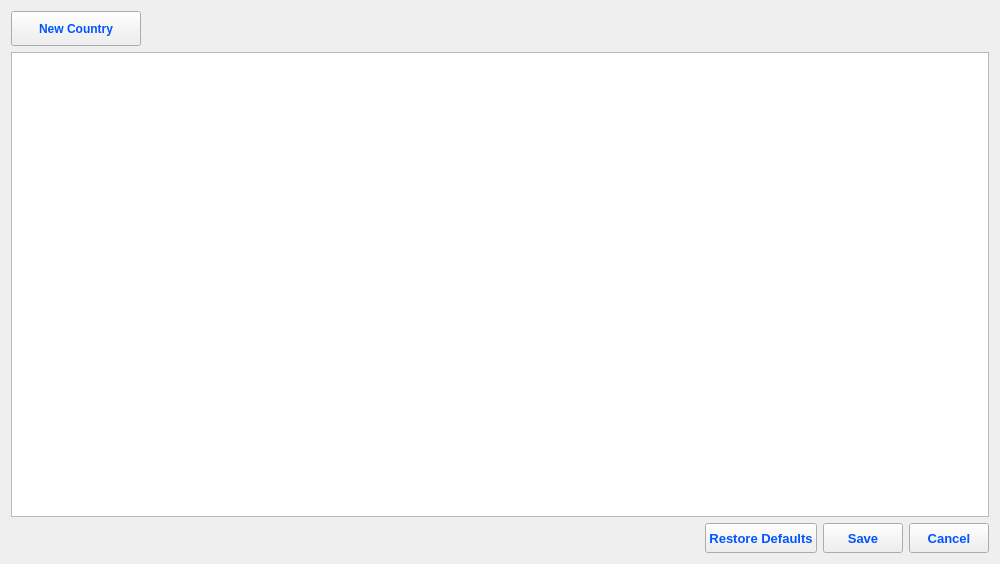
<?xml version="1.0" encoding="UTF-8"?>
<ui version="4.0">
 <class>Currencys</class>
 <widget class="QWidget" name="Currencys">
  <property name="geometry">
   <rect>
    <x>0</x>
    <y>0</y>
    <width>1000</width>
    <height>564</height>
   </rect>
  </property>
  <property name="windowTitle">
   <string> Country</string>
  </property>
  <layout class="QVBoxLayout" name="verticalLayout">
   <item>
    <layout class="QHBoxLayout" name="horizontalLayout_2">
     <item>
      <widget class="QPushButton" name="pushButtonNewContry">
       <property name="minimumSize">
        <size>
         <width>130</width>
         <height>35</height>
        </size>
       </property>
       <property name="palette">
        <palette>
         <active>
          <colorrole role="ButtonText">
           <brush brushstyle="SolidPattern">
            <color alpha="255">
             <red>0</red>
             <green>85</green>
             <blue>255</blue>
            </color>
           </brush>
          </colorrole>
         </active>
         <inactive>
          <colorrole role="ButtonText">
           <brush brushstyle="SolidPattern">
            <color alpha="255">
             <red>0</red>
             <green>85</green>
             <blue>255</blue>
            </color>
           </brush>
          </colorrole>
         </inactive>
         <disabled>
          <colorrole role="ButtonText">
           <brush brushstyle="SolidPattern">
            <color alpha="255">
             <red>120</red>
             <green>120</green>
             <blue>120</blue>
            </color>
           </brush>
          </colorrole>
         </disabled>
        </palette>
       </property>
       <property name="font">
        <font>
         <pointsize>9</pointsize>
         <weight>75</weight>
         <bold>true</bold>
        </font>
       </property>
       <property name="text">
        <string>New Country</string>
       </property>
       <property name="icon">
        <iconset resource="images.qrc">
         <normaloff>:/image/add.png</normaloff>:/image/add.png</iconset>
       </property>
       <property name="iconSize">
        <size>
         <width>30</width>
         <height>30</height>
        </size>
       </property>
      </widget>
     </item>
     <item>
      <spacer name="horizontalSpacer_2">
       <property name="orientation">
        <enum>Qt::Horizontal</enum>
       </property>
       <property name="sizeHint" stdset="0">
        <size>
         <width>40</width>
         <height>20</height>
        </size>
       </property>
      </spacer>
     </item>
    </layout>
   </item>
   <item>
    <widget class="QTableView" name="tableView">
     <property name="minimumSize">
      <size>
       <width>80</width>
       <height>0</height>
      </size>
     </property>
     <property name="palette">
      <palette>
       <active>
        <colorrole role="WindowText">
         <brush brushstyle="SolidPattern">
          <color alpha="255">
           <red>0</red>
           <green>85</green>
           <blue>255</blue>
          </color>
         </brush>
        </colorrole>
        <colorrole role="Text">
         <brush brushstyle="SolidPattern">
          <color alpha="255">
           <red>0</red>
           <green>85</green>
           <blue>255</blue>
          </color>
         </brush>
        </colorrole>
       </active>
       <inactive>
        <colorrole role="WindowText">
         <brush brushstyle="SolidPattern">
          <color alpha="255">
           <red>0</red>
           <green>85</green>
           <blue>255</blue>
          </color>
         </brush>
        </colorrole>
        <colorrole role="Text">
         <brush brushstyle="SolidPattern">
          <color alpha="255">
           <red>0</red>
           <green>85</green>
           <blue>255</blue>
          </color>
         </brush>
        </colorrole>
       </inactive>
       <disabled>
        <colorrole role="WindowText">
         <brush brushstyle="SolidPattern">
          <color alpha="255">
           <red>120</red>
           <green>120</green>
           <blue>120</blue>
          </color>
         </brush>
        </colorrole>
        <colorrole role="Text">
         <brush brushstyle="SolidPattern">
          <color alpha="255">
           <red>120</red>
           <green>120</green>
           <blue>120</blue>
          </color>
         </brush>
        </colorrole>
       </disabled>
      </palette>
     </property>
     <property name="font">
      <font>
       <weight>75</weight>
       <bold>true</bold>
      </font>
     </property>
    </widget>
   </item>
   <item>
    <layout class="QHBoxLayout" name="horizontalLayout">
     <item>
      <widget class="MyLabelWarningTimer" name="label">
       <property name="palette">
        <palette>
         <active>
          <colorrole role="Text">
           <brush brushstyle="SolidPattern">
            <color alpha="255">
             <red>0</red>
             <green>85</green>
             <blue>255</blue>
            </color>
           </brush>
          </colorrole>
          <colorrole role="ButtonText">
           <brush brushstyle="SolidPattern">
            <color alpha="255">
             <red>0</red>
             <green>85</green>
             <blue>255</blue>
            </color>
           </brush>
          </colorrole>
         </active>
         <inactive>
          <colorrole role="Text">
           <brush brushstyle="SolidPattern">
            <color alpha="255">
             <red>0</red>
             <green>85</green>
             <blue>255</blue>
            </color>
           </brush>
          </colorrole>
          <colorrole role="ButtonText">
           <brush brushstyle="SolidPattern">
            <color alpha="255">
             <red>0</red>
             <green>85</green>
             <blue>255</blue>
            </color>
           </brush>
          </colorrole>
         </inactive>
         <disabled>
          <colorrole role="Text">
           <brush brushstyle="SolidPattern">
            <color alpha="255">
             <red>120</red>
             <green>120</green>
             <blue>120</blue>
            </color>
           </brush>
          </colorrole>
          <colorrole role="ButtonText">
           <brush brushstyle="SolidPattern">
            <color alpha="255">
             <red>120</red>
             <green>120</green>
             <blue>120</blue>
            </color>
           </brush>
          </colorrole>
         </disabled>
        </palette>
       </property>
       <property name="font">
        <font>
         <pointsize>10</pointsize>
         <weight>75</weight>
         <bold>true</bold>
        </font>
       </property>
       <property name="text">
        <string/>
       </property>
      </widget>
     </item>
     <item>
      <spacer name="horizontalSpacer">
       <property name="orientation">
        <enum>Qt::Horizontal</enum>
       </property>
       <property name="sizeHint" stdset="0">
        <size>
         <width>40</width>
         <height>20</height>
        </size>
       </property>
      </spacer>
     </item>
     <item>
      <widget class="QPushButton" name="pushButton_Restore">
       <property name="minimumSize">
        <size>
         <width>80</width>
         <height>30</height>
        </size>
       </property>
       <property name="palette">
        <palette>
         <active>
          <colorrole role="Text">
           <brush brushstyle="SolidPattern">
            <color alpha="255">
             <red>0</red>
             <green>85</green>
             <blue>255</blue>
            </color>
           </brush>
          </colorrole>
          <colorrole role="ButtonText">
           <brush brushstyle="SolidPattern">
            <color alpha="255">
             <red>0</red>
             <green>85</green>
             <blue>255</blue>
            </color>
           </brush>
          </colorrole>
         </active>
         <inactive>
          <colorrole role="Text">
           <brush brushstyle="SolidPattern">
            <color alpha="255">
             <red>0</red>
             <green>85</green>
             <blue>255</blue>
            </color>
           </brush>
          </colorrole>
          <colorrole role="ButtonText">
           <brush brushstyle="SolidPattern">
            <color alpha="255">
             <red>0</red>
             <green>85</green>
             <blue>255</blue>
            </color>
           </brush>
          </colorrole>
         </inactive>
         <disabled>
          <colorrole role="Text">
           <brush brushstyle="SolidPattern">
            <color alpha="255">
             <red>120</red>
             <green>120</green>
             <blue>120</blue>
            </color>
           </brush>
          </colorrole>
          <colorrole role="ButtonText">
           <brush brushstyle="SolidPattern">
            <color alpha="255">
             <red>120</red>
             <green>120</green>
             <blue>120</blue>
            </color>
           </brush>
          </colorrole>
         </disabled>
        </palette>
       </property>
       <property name="font">
        <font>
         <pointsize>10</pointsize>
         <weight>75</weight>
         <bold>true</bold>
        </font>
       </property>
       <property name="text">
        <string>Restore Defaults</string>
       </property>
       <property name="icon">
        <iconset resource="images.qrc">
         <normaloff>:/image/RestoreDefaults.png</normaloff>:/image/RestoreDefaults.png</iconset>
       </property>
       <property name="iconSize">
        <size>
         <width>30</width>
         <height>30</height>
        </size>
       </property>
      </widget>
     </item>
     <item>
      <widget class="QPushButton" name="pushButton_Save">
       <property name="minimumSize">
        <size>
         <width>80</width>
         <height>30</height>
        </size>
       </property>
       <property name="palette">
        <palette>
         <active>
          <colorrole role="Text">
           <brush brushstyle="SolidPattern">
            <color alpha="255">
             <red>0</red>
             <green>85</green>
             <blue>255</blue>
            </color>
           </brush>
          </colorrole>
          <colorrole role="ButtonText">
           <brush brushstyle="SolidPattern">
            <color alpha="255">
             <red>0</red>
             <green>85</green>
             <blue>255</blue>
            </color>
           </brush>
          </colorrole>
         </active>
         <inactive>
          <colorrole role="Text">
           <brush brushstyle="SolidPattern">
            <color alpha="255">
             <red>0</red>
             <green>85</green>
             <blue>255</blue>
            </color>
           </brush>
          </colorrole>
          <colorrole role="ButtonText">
           <brush brushstyle="SolidPattern">
            <color alpha="255">
             <red>0</red>
             <green>85</green>
             <blue>255</blue>
            </color>
           </brush>
          </colorrole>
         </inactive>
         <disabled>
          <colorrole role="Text">
           <brush brushstyle="SolidPattern">
            <color alpha="255">
             <red>120</red>
             <green>120</green>
             <blue>120</blue>
            </color>
           </brush>
          </colorrole>
          <colorrole role="ButtonText">
           <brush brushstyle="SolidPattern">
            <color alpha="255">
             <red>120</red>
             <green>120</green>
             <blue>120</blue>
            </color>
           </brush>
          </colorrole>
         </disabled>
        </palette>
       </property>
       <property name="font">
        <font>
         <pointsize>10</pointsize>
         <weight>75</weight>
         <bold>true</bold>
        </font>
       </property>
       <property name="text">
        <string>Save</string>
       </property>
       <property name="icon">
        <iconset resource="images.qrc">
         <normaloff>:/image/Save2.png</normaloff>:/image/Save2.png</iconset>
       </property>
       <property name="iconSize">
        <size>
         <width>30</width>
         <height>30</height>
        </size>
       </property>
      </widget>
     </item>
     <item>
      <widget class="QPushButton" name="pushButtonCancel">
       <property name="minimumSize">
        <size>
         <width>80</width>
         <height>30</height>
        </size>
       </property>
       <property name="palette">
        <palette>
         <active>
          <colorrole role="Text">
           <brush brushstyle="SolidPattern">
            <color alpha="255">
             <red>0</red>
             <green>85</green>
             <blue>255</blue>
            </color>
           </brush>
          </colorrole>
          <colorrole role="ButtonText">
           <brush brushstyle="SolidPattern">
            <color alpha="255">
             <red>0</red>
             <green>85</green>
             <blue>255</blue>
            </color>
           </brush>
          </colorrole>
         </active>
         <inactive>
          <colorrole role="Text">
           <brush brushstyle="SolidPattern">
            <color alpha="255">
             <red>0</red>
             <green>85</green>
             <blue>255</blue>
            </color>
           </brush>
          </colorrole>
          <colorrole role="ButtonText">
           <brush brushstyle="SolidPattern">
            <color alpha="255">
             <red>0</red>
             <green>85</green>
             <blue>255</blue>
            </color>
           </brush>
          </colorrole>
         </inactive>
         <disabled>
          <colorrole role="Text">
           <brush brushstyle="SolidPattern">
            <color alpha="255">
             <red>120</red>
             <green>120</green>
             <blue>120</blue>
            </color>
           </brush>
          </colorrole>
          <colorrole role="ButtonText">
           <brush brushstyle="SolidPattern">
            <color alpha="255">
             <red>120</red>
             <green>120</green>
             <blue>120</blue>
            </color>
           </brush>
          </colorrole>
         </disabled>
        </palette>
       </property>
       <property name="font">
        <font>
         <pointsize>10</pointsize>
         <weight>75</weight>
         <bold>true</bold>
        </font>
       </property>
       <property name="text">
        <string>Cancel</string>
       </property>
       <property name="icon">
        <iconset resource="images.qrc">
         <normaloff>:/image/cancel.png</normaloff>:/image/cancel.png</iconset>
       </property>
       <property name="iconSize">
        <size>
         <width>30</width>
         <height>30</height>
        </size>
       </property>
      </widget>
     </item>
    </layout>
   </item>
  </layout>
 </widget>
 <customwidgets>
  <customwidget>
   <class>MyLabelWarningTimer</class>
   <extends>QLabel</extends>
   <header>mylabelwarningtimer.h</header>
  </customwidget>
 </customwidgets>
 <resources>
  <include location="images.qrc"/>
 </resources>
 <connections/>
</ui>
